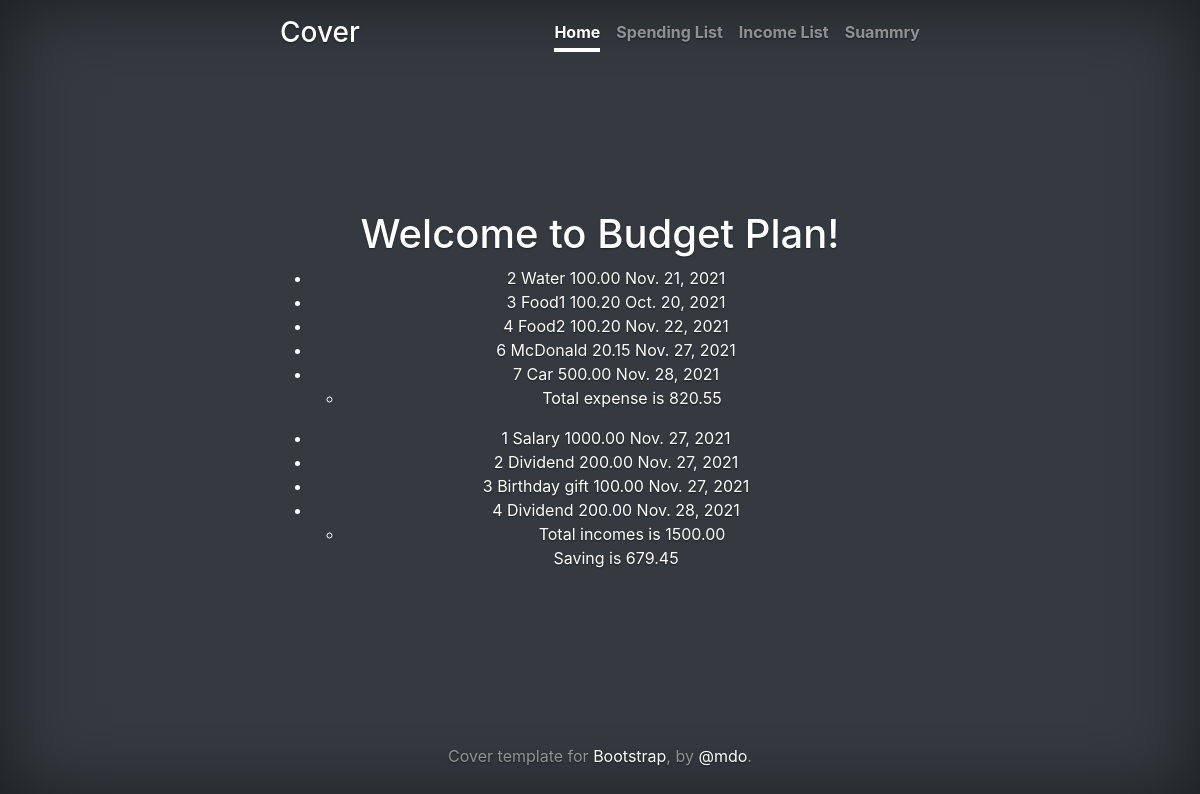
Page /budget/spendings/summary on the earlier database version.
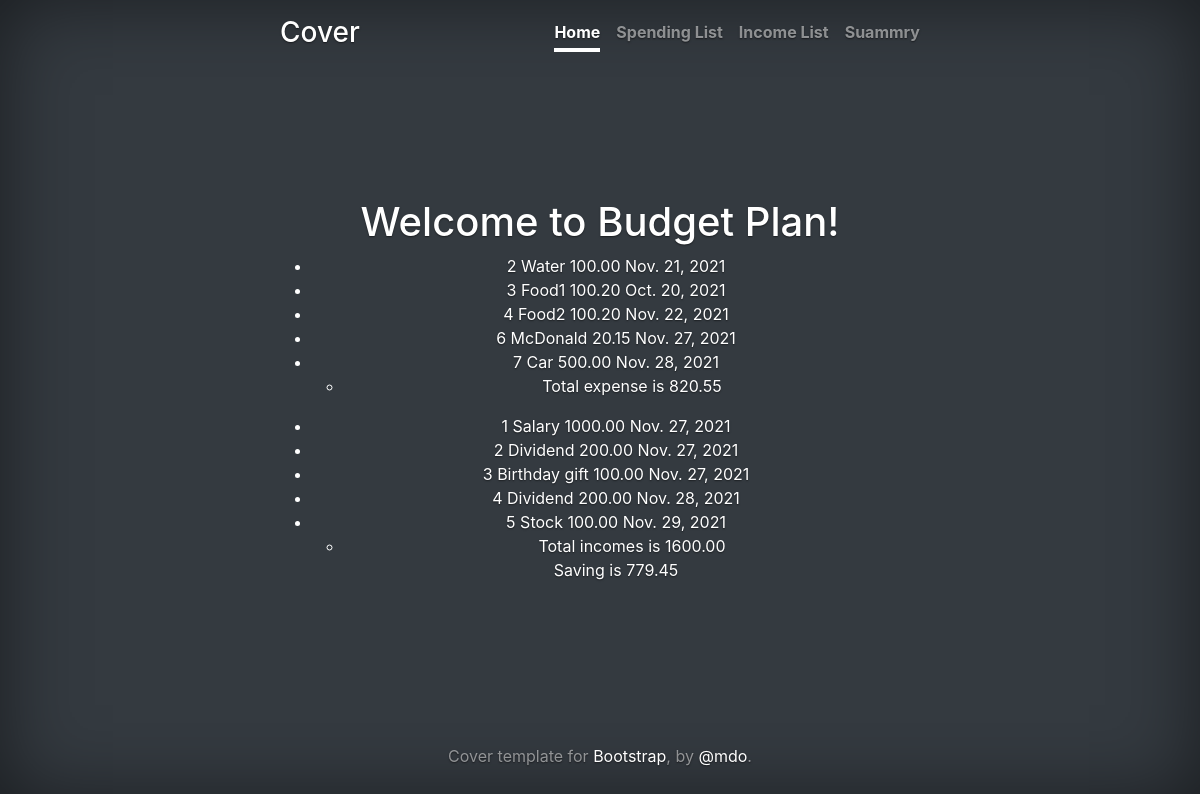
Same page on the later database version.
### budget/models.py (models this page shows, shortened)
class Spending(models.Model):
    name = CharField(max_length=128)
    amount = DecimalField(max_digits=8,decimal_places=2)
    category = ForeignKey(Category,related_name='spendings', null=True,on_delete=models.DO_NOTHING)
    date = DateField(default=datetime.date.today)# date field , default is today
    description = TextField()

class Income(models.Model):
    class IncomeType(models.TextChoices):
        NONE = '',_('Type of Income')
        SALARY = 'Salary',_('Salary')
        DIVIDEND = 'Dividend',_('Dividend')
        EXTRA = 'Extra',_('Extra')
        BUSINESS = 'Business',_('Business')
    name = CharField(max_length=128)
    amount = DecimalField(max_digits=8,decimal_places=2)
    category = CharField(
        max_length=8,
        choices=IncomeType.choices,
        default=None,
    )
    date = DateField(default=datetime.date.today)# date field , default is today
    description = TextField()

### budget/views.py (the view)
# urls.py: path('budget/spendings/summary', SummaryView.as_view(), name='summary'),
class SummaryView(ListView):
    template_name = "spendings/summary.html"
    context_object_name = "expenses"
    def get_queryset(self):
        return Spending.objects.all()
    def get_context_data(self,**kwargs):
        context=super().get_context_data(**kwargs)
        context['incomes'] = Income.objects.all()
        context['expenses'] = Spending.objects.all()
        total_incomes = context['incomes'].aggregate(Sum('amount')) #sumofincomes
        total_expenses = context['expenses'].aggregate(Sum('amount')) #sumofincomes
        saving = total_incomes['amount__sum']-total_expenses['amount__sum'] #total incomes - total expense
        context['total_incomes'] = total_incomes
        context['total_expenses'] = total_expenses
        context['saving'] = saving  #
        return context

### budget/templates/spendings/summary.html
{% extends "base.html" %}
{% block content %}
  <h1>Welcome to Budget Plan!</h1>
  <ul>
    {% for expense in expenses %}
      <li>
        {{ expense.pk }}
        {{ expense.name }}
        {{ expense.amount }}
        {{ expense.date }}
      </li>
    {% endfor %}
      <ul>
        <li>Total expense is {{ total_expenses.amount__sum|floatformat:2 }}</li>
      </ul>
  </ul>
  <ul>
    {% for income in incomes %}
      <li>
        {{ income.pk }}
        {{ income.name }}
        {{ income.amount }}
        {{ income.date }}
      </li>
    {% endfor %}
      <ul>
        <li>Total incomes is {{ total_incomes.amount__sum|floatformat:2 }}</li>
      </ul>
    Saving is {{ saving|floatformat:2  }}
  </ul>
{% endblock %}

Differences in the rows shown:
added Income: pk "5", name "Stock", amount "100.00", date "Nov. 29, 2021"
Other differences:
{{ total_incomes.amount__sum|floatformat:2 }}: "1500.00" → "1600.00"
{{ saving|floatformat:2 }}: "679.45" → "779.45"
